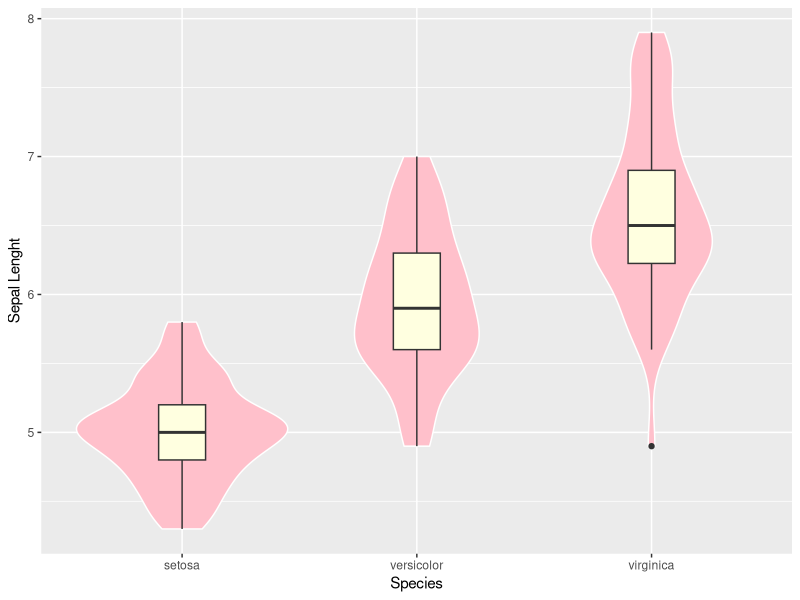
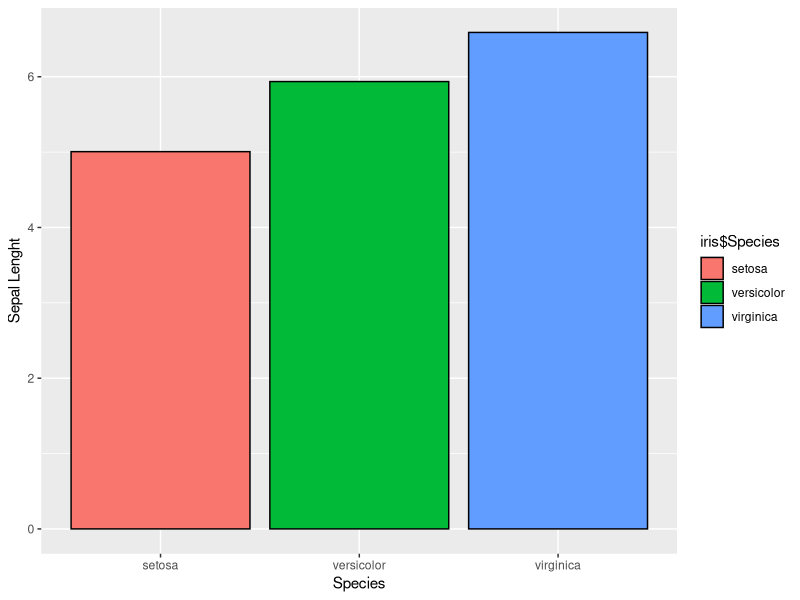

The R script that drew these images, in order:
## ---- chunk 1
# this is a cool cat comment 

library(ggplot2)

ggplot(data = iris, aes(x= iris$Species, y=iris$Sepal.Length))+
  geom_violin(color = "white", fill = "pink") + geom_boxplot(width = .2, fill = "lightyellow") +
  labs(
     titile = "Distribution of Iris Sepal lenghts",
     x = "Species",
     y = "Sepal Lenght"
  )

head(iris)
## ---- chunk 2
# hello world 

ggplot(data = iris, aes(x = iris$Species, y= iris$Sepal.Length, fill = iris$Species))+
  geom_bar(stat = "summary", fun = "mean", color = "black") +
  labs(
    titile = "Distribution of Iris Sepal lenghts",
    x = "Species",
    y = "Sepal Lenght"
  ) 


